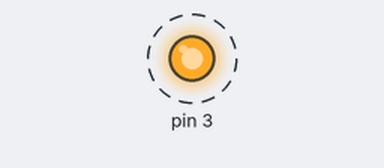
This sketch was run on a simulated Arduino Uno, built with avr-gcc and run on an emulated ATmega328P. Shown: output pins drawn as LEDs (lit = HIGH). Dashed ring = blinking.

Above: at 0.02 s.
Timing chart, 0 to 3.0 s (numbered marks = the images above):
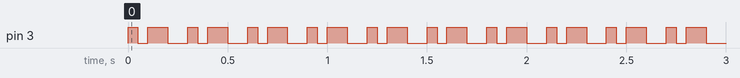

The sketch:

emisorEx2.ino
```cpp
/*  Author: Ismael Morilla
    E-mail: i.morilla.orellana@gmail.com
    Description: Enviar cadenas de bit 101010... ininterrupidamente
    Date: Noviembre 2016*/

void setup(){
  pinMode(3,OUTPUT);
  digitalWrite(3,LOW);
}

void loop(){
  /*El 0 tendrá un valor de 0,5 segundos
  El 1 tendrá un valor de 1 segundo*/
  /*En el pin digital 3 escribe HIGH*/
  digitalWrite(3,HIGH);
  /*Pausa de medio segundo*/
  delay(50);
  /*En el pin digital 3 escribe LOW*/
  digitalWrite(3,LOW);
  delay(50);
  digitalWrite(3,HIGH);
  /*Pausa de 1 segundo*/
  delay(100);
  digitalWrite(3,LOW);
  delay(100);
}
```

Measured:
- by itself, pin 3: alternates HIGH for 0.05 s and LOW for 0.08 s
